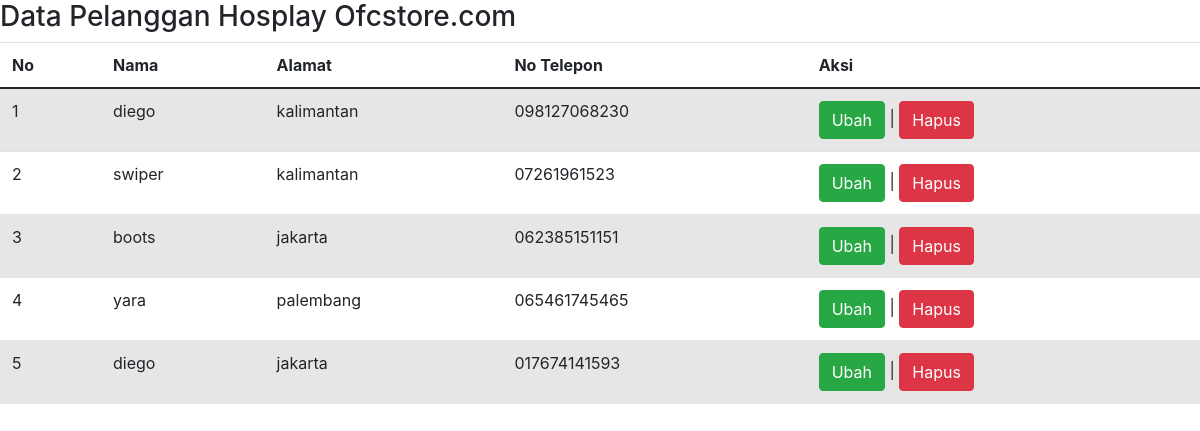
The app's page /tampil_user.php with its own data.
### tables this page shows
CREATE TABLE `pelanggan` (
  `id_pelanggan` int(11) NOT NULL,
  `nama` varchar(100) NOT NULL,
  `alamat` text NOT NULL,
  `no_telp` varchar(12) NOT NULL
);

### tampil_user.php (the view, shortened to what this page needs)
<html>
    <head>
        <link href="https://cdn.jsdelivr.net/npm/bootstrap@5.0.1/dist/css/bootstrap.min.css" rel="stylesheet">
    </head>
<body>
<html lang="en">
<head>
  <link rel="stylesheet" href="https://maxcdn.bootstrapcdn.com/bootstrap/4.5.2/css/bootstrap.min.css">
</head>
<body>
    <h3>Data Pelanggan Hosplay Ofcstore.com</h3>
    <table class="table table-hover table-striped">
        <thead>
            <tr>
                <th>No</th><th>Nama</th>
                <th>Alamat</th><th>No Telepon</th><th>Aksi</th>
            </tr>
        </thead>
        <tbody>
            <?php
            include "koneksi.php";
            $qry_pelanggan=mysqli_query($conn,"select * from pelanggan");
            $no = 0;
            while($data_pelanggan=mysqli_fetch_array($qry_pelanggan)){
            $no++;?>
            <tr>
                <td><?=$no?></td>
                <td><?=$data_pelanggan['nama']?></td>
                <td><?=$data_pelanggan['alamat']?></td>
                <td><?=$data_pelanggan['no_telp']?></td>
                <td><a href = "ubah_user.php?id_pelanggan=<?=$data_pelanggan['id_pelanggan']?>"
                class = "btn btn-success">Ubah</a> |
                <a href = "hapus.php?id_pelanggan=<?=$data_pelanggan['id_pelanggan']?>"
                onclick = "return confirm('Apakah anda yakin menghapus data ini?')"
                class = "btn btn-danger">Hapus</a></td>
            </tr>
            <?php
            }
            ?>
        </tbody>
    </table>
</body>
</html>

### records on screen
pelanggan: nama "diego", alamat "kalimantan", no_telp "098127068230"
pelanggan: nama "swiper", alamat "kalimantan", no_telp "07261961523"
pelanggan: nama "boots", alamat "jakarta", no_telp "062385151151"
pelanggan: nama "yara", alamat "palembang", no_telp "065461745465"
pelanggan: nama "diego", alamat "jakarta", no_telp "017674141593"
